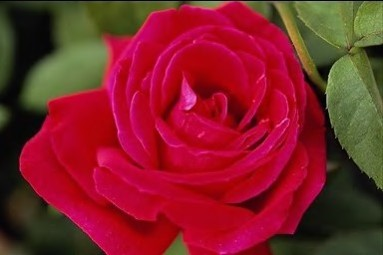
#> input picture experiment_3/flower.jpg, 383 x 255 px
$ python main.py
#> lines starting #> are read from the running program, lines starting #| are printed output that depends on the picture; after the words box and inside, x2 and y2 are one past the last pixel; in counts of white or black regions, pixels touching at a corner belong together
from skimage import data, io
import math
import numpy as np
import sys
from scipy import signal
from skimage import data
from matplotlib import pyplot as plt


# 定义rgb图像转换为hsi格式
def rgb2hsi(r, g, b):
    r = r / 255
    g = g / 255
    b = b / 255
    num = 0.5 * ((r - g) + (r - b))
    den = ((r - g) * (r - g) + (r - b) * (g - b)) ** 0.5
    if b <= g:
        if den == 0:
            den = sys.float_info.min
        h = math.acos(num / den)
    elif b > g:
        if den == 0:
            den = sys.float_info.min
        h = (2 * math.pi) - math.acos(num / den)
    s = 1 - (3 * min(r, g, b) / (r + g + b))
    i = (r + g + b) / 3
    return int(h), int(s * 100), int(i * 255)


# 导入flower图像
image = io.imread('flower.jpg')
#> image is the input picture: shape (255, 383, 3); mean R, G, B 129.8, 33, 40.7
# 提取hsi分量
hsi_image = np.zeros(image.shape, dtype='uint8')
# 提取根据饱和度分割图像结果
for ii in range(image.shape[0]):
    for jj in range(image.shape[1]):
        r, g, b = image[ii, jj, :]
        h, s, i = rgb2hsi(r, g, b)
        hsi_image[ii, jj, :] = (h, s, i)
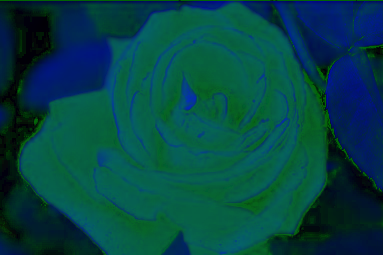
#> hsi_image: shape (255, 383, 3); mean R, G, B 3.8, 67.9, 67.5
H = hsi_image[:, :, 0]
S = hsi_image[:, :, 1]
I = hsi_image[:, :, 2]
# 生成二值饱和度模板
S_template = np.zeros(S.shape, dtype='uint8')
for i in range(S.shape[0]):
    for j in range(S.shape[1]):
        if S[i, j] > 0.3 * S.max():
            S_template[i, j] = 1
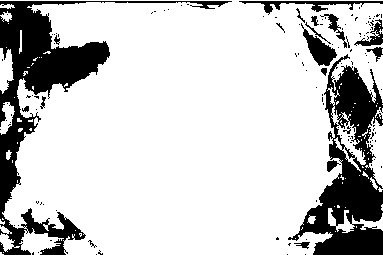
#> S_template: shape (255, 383); values 0 (black) and 1 (white), 79.5% white; 125 black regions (107 under 20 px), largest, box (x1, y1, x2, y2) and area: (0, 1, 232, 255) 9501, (288, 54, 383, 255) 8022, (301, 23, 337, 66) 591
# 色调图像与二值饱和度模板相乘可得到分割结果F
F = np.zeros(H.shape, dtype='uint8')
for i in range(F.shape[0]):
    for j in range(F.shape[1]):
        F[i, j] = H[i, j] * S_template[i, j]
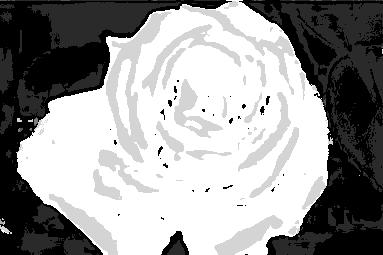
#> F: shape (255, 383); min 0, max 6, mean 3.56; drawn with min black and max white
plt.imshow(F, cmap='gray')
# 显示结果
plt.rcParams['font.sans-serif'] = ['SimHei']
plt.rcParams['axes.unicode_minus'] = False

plt.subplot(2, 3, 1)
plt.axis('off')
plt.imshow(image)
plt.title('原始RGB图像')


plt.subplot(2, 3, 2)
plt.axis('off')
plt.imshow(H, cmap='gray')
plt.title('H分量')


plt.subplot(2, 3, 3)
plt.axis('off')
plt.imshow(S, cmap='gray')
plt.title('S分量')


plt.subplot(2, 3, 4)
plt.axis('off')
plt.imshow(I, cmap='gray')
plt.title('I分量')


plt.subplot(2, 3, 5)
plt.axis('off')
plt.imshow(S_template, cmap='gray')
plt.title('二值饱和度模板')


plt.subplot(2, 3, 6)
plt.axis('off')
plt.imshow(F, cmap='gray')
plt.title('分割结果')
plt.savefig('HSI彩色分割.tif')


plt.show()


image = io.imread('flower.jpg')
r = image[:, :, 0]
g = image[:, :, 1]
b = image[:, :, 2]
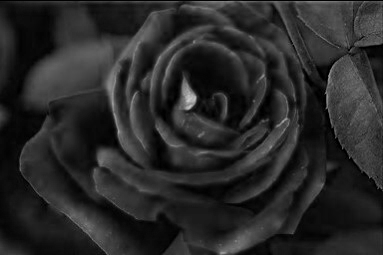
#> b: shape (255, 383); min 0, max 204, mean 40.7
# RGB颜色空间中的分割
# 选择要分割的区域
r1 = r[128:255, 85:169]
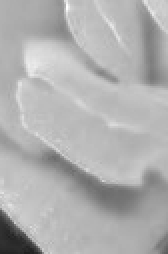
#> r1: shape (127, 84) (shown 2 times larger); min 29, max 255, mean 175.9
# 计算该区域中的彩色点的平均向量a的红色分量
r1_u = np.mean(r1)
# 计算样本点红色分量的标准差
r1_d = 1.25
for i in range(r1.shape[0]):
    for j in range(r1.shape[1]):
        r1_d = r1_d + (r1[i, j] - r1_u) * (r1[i, j] - r1_u)
r1_d = math.sqrt(r1_d / r1.shape[0] / r1.shape[1])
# 寻找符合条件的点，r2为红色分割图像
r2 = np.zeros(r.shape, dtype='uint8')
for i in range(r.shape[0]):
    for j in range(r.shape[1]):
        if r[i, j] >= (r1_u - 1.25 * r1_d) and r[i, j] <= (r1_u + 1.25 * r1_d):
            r2[i, j] = 1
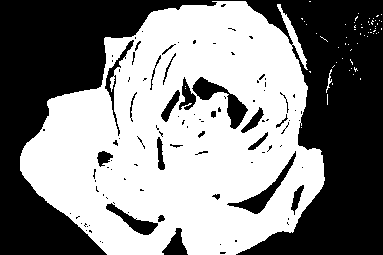
#> r2: shape (255, 383); values 0 (black) and 1 (white), 52.6% white; 102 black regions (75 under 20 px), largest, box (x1, y1, x2, y2) and area: (0, 0, 383, 255) 41339, (192, 77, 248, 129) 891, (227, 151, 296, 214) 736
# image2为根据红色分割后的RGB图像，
image2 = np.zeros(image.shape, dtype='uint8')
for i in range(r.shape[0]):
    for j in range(r.shape[1]):
        if r2[i, j] == 1:
            image2[i, j, :] = image[i, j, :]
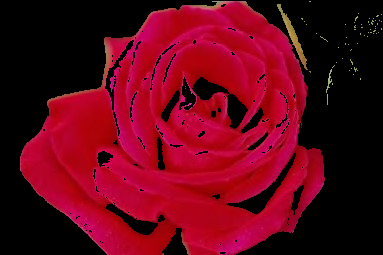
#> image2: shape (255, 383, 3); mean R, G, B 95, 3.9, 22.6
# 显示结果
plt.rcParams['font.sans-serif'] = ['SimHei']
plt.rcParams['axes.unicode_minus'] = False


plt.subplot(2, 3, 1)
plt.axis('off')
plt.imshow(image)
plt.title('原始RGB图像')


plt.subplot(2, 3, 2)
plt.axis('off')
plt.imshow(r, cmap='gray')
plt.title('R分量')


plt.subplot(2, 3, 3)
plt.axis('off')
plt.imshow(g, cmap='gray')
plt.title('G分量')


plt.subplot(2, 3, 4)
plt.axis('off')
plt.imshow(b, cmap='gray')
plt.title('B分量')


plt.subplot(2, 3, 5)
plt.axis('off')
plt.imshow(r2, cmap='gray')
plt.title('红色分割图像')


plt.subplot(2, 3, 6)
plt.axis('off')
plt.imshow(image2)
plt.title('分割后的RGB图像')
# plt.savefig('RGB彩色分割.tif')


plt.show()
